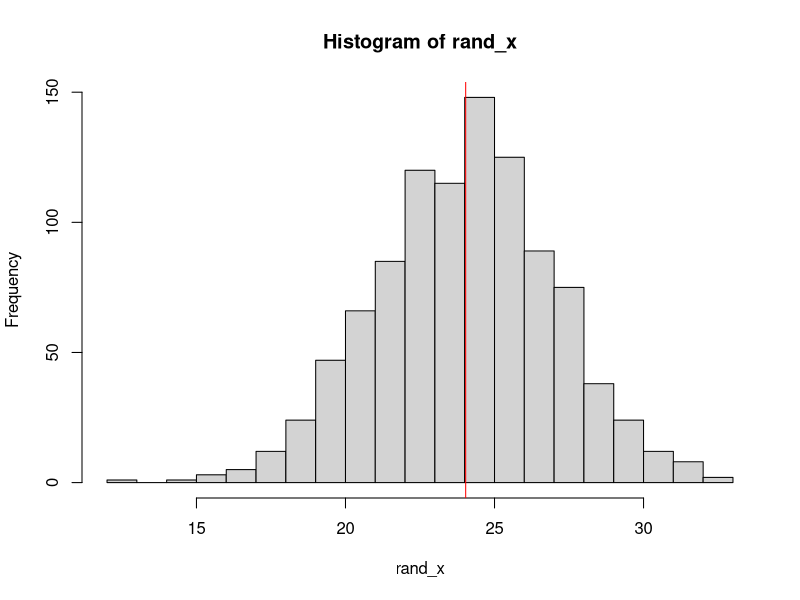

Generate this figure with R:
## PlotRandom.R
##
## Purpose:
##    A function that will generate a random sample
##     of Normal values, plot a histogram with an 
##     overlaid mean on the plot.
##
## Inputs:
##     numpts = the number of points to generate
##     mu = the theoretical mean of the Normal distribution
##     sigma = the standard deviation of the Normal distribution
##     numbins = the number of bins for the histogram
##     meanColor = the color for the overlaid mean
##     seed = a random number generator seed, to ensure
##            reproducibility
## Outputs: A list with the following elements
##     Random_values = a vector with the generated random 
##                     values
##     Mean_x = the sample mean of Random_values
##     SD_x = the sample standard deviation of Random_values

plotRandomNormals <- function(numpts = 1000, mu= 24, sigma= 3, numbins= 15, 
                              meanColor = "red", seed= 123456){
  set.seed(seed)
  rand_x <- rnorm(numpts, mean= mu, sd= sigma)
  mean_x <- mean(rand_x)
  hist(rand_x, breaks = numbins)
  abline(v= mean_x, col= meanColor)
  list(Random_values = rand_x,
       Mean_x = mean_x,
       SD_x = sd(rand_x))
}
plotRandomNormals()
